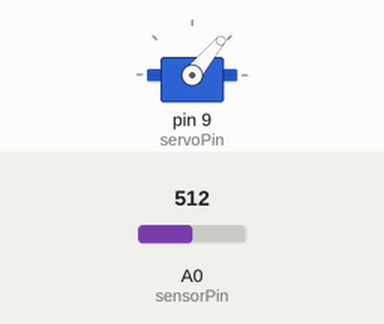
Bench run of a sketch on a simulated Arduino Uno, built with avr-gcc and run on an emulated ATmega328P. Shown: servo. Inputs (shaded band) come from the test bench; at power-on: A0 (sensorPin) = 512.

Above: at 1.4 s.
1.5 s: A0 (sensorPin) set to 106
4.7 s: A0 (sensorPin) set to 91
At 5.1 s:
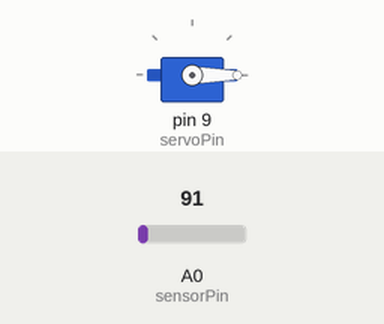
6.2 s: A0 (sensorPin) set to 110
At 6.6 s:
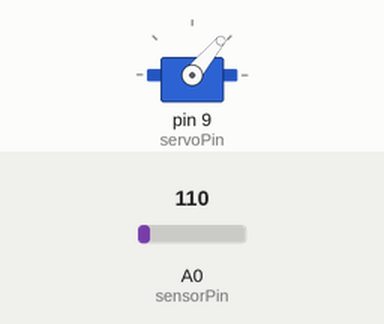
9.4 s: A0 (sensorPin) set to 90
At 10.2 s:
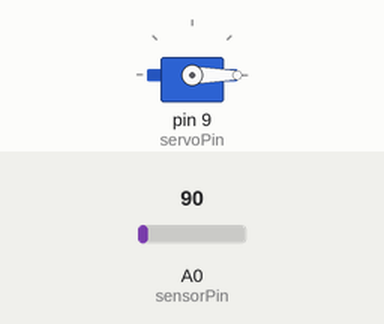
Timing chart, 0 to 12.2 s (numbered marks = the images above; inputs shaded):
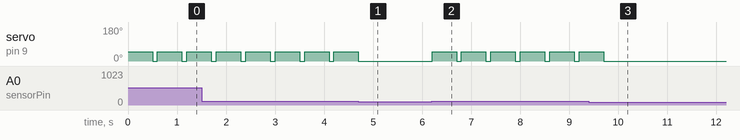

Measured:
- the behaviour switches between 101 and 100 on A0 (sensorPin) (found by bisection; images 0 and 1)
- after the input at 4.7 s, servo on pin 9 (servoPin): goes on until 4.7 s, then stays 0°
- after the input at 6.2 s, servo on pin 9 (servoPin): alternates 50° for 0.50 s and 0° for 0.10 s, starting at once
- after the input at 9.4 s, servo on pin 9 (servoPin): goes on until 9.7 s, then stays 0°
- by itself, servo on pin 9 (servoPin): alternates 50° for 0.50 s and 0° for 0.10 s

The sketch:

ApagaLuz.ino
```cpp
#include <Servo.h>
Servo servo;

int servoPin = 9;
int sensorPin = A0;

void setup(){
    servo.attach(servoPin);
    servo.write(0);
}

void loop(){
    int luz= analogRead(sensorPin);
    if(luz>100){
      servo.write(50);
      delay(500);
      servo.write(0);
    }
    delay(100);
}
```
